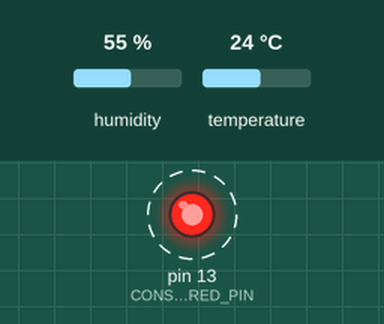
This sketch was run on a simulated Arduino Uno, built with avr-gcc and run on an emulated ATmega328P. Shown: output pins drawn as LEDs (lit = HIGH). Wiring (inferred from the names in the program): DHT11 sensor: data pin 16. Dashed ring = blinking. The test bench sets the inputs (shaded band); at power-on: humidity 55 %, temperature 24 °C. What the sketch prints to the serial monitor is not drawn.

Above: at 2.0 s.
Timing chart, 0 to 6.2 s (numbered marks = the images above):
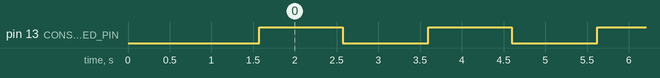

Measured:
- by itself, pin 13 (CONST_LED_COLOR_RED_PIN): alternates HIGH for 1.0 s and LOW for 1.0 s

The sketch:

dht11_test.ino
```cpp
#include "dht.h"
#define dht_dpin 16 //定義訊號要從Pin A0 進來

dht DHT;

#define CONST_LED_COLOR_RED_PIN 13


#define DHTLIB_OK 0
#define DHTLIB_ERROR_CHECKSUM -1
#define DHTLIB_ERROR_TIMEOUT -2
uint8_t deviceReady;
bool dht11Ready;
bool dht22Ready;

char dispBuff[100];

#define DEBUG_SIO Serial


#if defined(DEBUG_SIO)
#define SERIAL_DEBUG_BEGIN DEBUG_SIO.begin(74880);
#define DBGPRINT(__VA_ARGS__) DEBUG_SIO.print(__VA_ARGS__)
#define DBGPRINTLN(__VA_ARGS__) DEBUG_SIO.println(__VA_ARGS__)
#define DBGPRINTF(fmt,...) DEBUG_SIO.printf(fmt,__VA_ARGS__)

#else
#define SERIAL_DEBUG_BEGIN
#define DBGPRINT(__VA_ARGS__)
#define DBGPRINTLN(__VA_ARGS__)
#define DBGPRINTF(fmt,...)
#endif

#define CONST_DHT_DEVICE_TYPE_DHT11 11
#define CONST_DHT_DEVICE_TYPE_DHT22 22
#define CONST_DHT_DELAY_TIME 250
#define CONST_DHT_TRY_TIMES 8

bool _testDHT11or12(uint8_t type)
{
  bool ret = false;
  int chk;
  DBGPRINTF("Try dht%d\n", type);
  switch (type)
  {
    case CONST_DHT_DEVICE_TYPE_DHT11:
      chk = DHT.read11(dht_dpin); //去library裡面找DHT.read11
      break;
    case CONST_DHT_DEVICE_TYPE_DHT22:
      chk = DHT.read22(dht_dpin); //去library裡面找DHT.read11
      break;
    default:
      chk = DHTLIB_ERROR_TIMEOUT;
      break;
  }
  switch (chk)
  {
    case DHTLIB_OK:
      DBGPRINTLN("OK");
      ret = true;
      break;
    case DHTLIB_ERROR_CHECKSUM:
      DBGPRINTLN("Checksum error");
      ret = false;
      break;
    case DHTLIB_ERROR_TIMEOUT:
      DBGPRINTLN("Time out error");
      ret = false;
      break;
    default:
      DBGPRINTLN("Unknown error");
      ret = false;
      break;
  }
  return ret;
}

uint8_t isDHT11or22()
{
  uint8_t ret = 0;
  bool dht11Ready, dht22Ready;
  short tryTimes = CONST_DHT_TRY_TIMES;
  while (tryTimes > 0)
  {
    delay(CONST_DHT_DELAY_TIME);
    dht22Ready = _testDHT11or12(CONST_DHT_DEVICE_TYPE_DHT22);
    delay(CONST_DHT_DELAY_TIME);
    dht11Ready = _testDHT11or12(CONST_DHT_DEVICE_TYPE_DHT11);
    if ((dht22Ready == true) && (dht11Ready == false))
    {
      ret = CONST_DHT_DEVICE_TYPE_DHT22;
    }
    else if (dht11Ready == true) {
      ret = CONST_DHT_DEVICE_TYPE_DHT11;
    }
    else {
      ret = 0;
    }
    tryTimes--;
    DBGPRINTF("\nret [%d]\n", ret);

    if (ret > 0) {
      break;
    }
  }
  return ret;
}


uint8_t isDHT11or22_2()
{
  int chk;
  short tryTimes = 5;
  deviceReady = -1;
  while (tryTimes > 0)
  {
    Serial.println("Try dht11");

    chk = DHT.read11(dht_dpin); //去library裡面找DHT.read11
    switch (chk)
    {
      case DHTLIB_OK:
        Serial.println("OK");
        dht11Ready = true;
        break;
      case DHTLIB_ERROR_CHECKSUM:
        Serial.println("Checksum error");
        dht11Ready = false;
        break;
      case DHTLIB_ERROR_TIMEOUT:
        Serial.println("Time out error");
        dht11Ready = false;
        break;
      default:
        Serial.println("Unknown error");
        dht11Ready = false;
        break;
    }
    delay(200);

    Serial.println("Try dht22");

    chk = DHT.read22(dht_dpin); //去library裡面找DHT.read11
    switch (chk)
    {
      case DHTLIB_OK:
        Serial.println("OK");
        dht22Ready = true;
        break;
      case DHTLIB_ERROR_CHECKSUM:
        Serial.println("Checksum error");
        dht22Ready = false;
        break;
      case DHTLIB_ERROR_TIMEOUT:
        Serial.println("Time out error");
        dht22Ready = false;
        break;
      default:
        Serial.println("Unknown error");
        dht22Ready = false;
        break;
    }
    delay(200);
    if ((dht22Ready == true) && (dht11Ready == false))
    {
      deviceReady = 2;
    }
    else if ((dht22Ready == false) && (dht11Ready == true)) {
      deviceReady = 1;
    }
    else {
      deviceReady = 0;
    }
    tryTimes--;
    sprintf(dispBuff, "device ready [ % d]", deviceReady);
    Serial.println(dispBuff);
    if (deviceReady > 0) {
      break;
    }
  }
  return deviceReady;
}


void setup() {
  Serial.begin(74880);
  pinMode(CONST_LED_COLOR_RED_PIN, OUTPUT);
  delay(300);             //Let system settle
  Serial.println("Humidity and temperature\n\n");
  delay(700);             //Wait rest of 1000ms recommended delay before
  //accessing sensor
  deviceReady = isDHT11or22();
}

void loop() {
  int chk;
  DBGPRINTF("deviceReady [%d]\n", deviceReady);
  if (deviceReady) {
    switch (deviceReady) {
      case 1:
      case CONST_DHT_DEVICE_TYPE_DHT11:
        chk = DHT.read11(dht_dpin); //去library裡面找DHT.read11
        break;
      case 2:
      case CONST_DHT_DEVICE_TYPE_DHT22:
        chk = DHT.read22(dht_dpin);
        break;
      default:
        break;
    }

    // put your main code here, to run repeatedly:
    Serial.println(chk);
    Serial.print("Humidity = ");
    Serial.print(DHT.humidity);
    Serial.print(" % ");
    Serial.print("temperature = ");
    Serial.print(DHT.temperature);
    Serial.println("C ");
  }
  digitalWrite(CONST_LED_COLOR_RED_PIN, 1);
  delay(1000);            //每1000ms更新一次
  digitalWrite(CONST_LED_COLOR_RED_PIN, 0);
  delay(1000);
}
```
